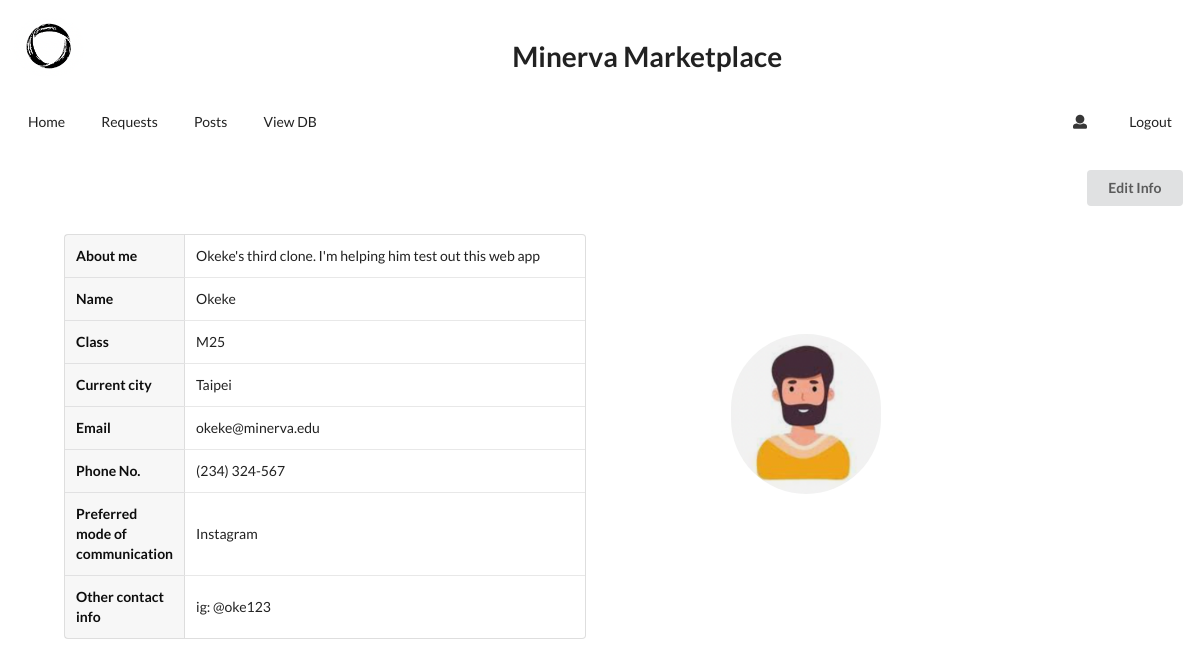
Before: /user_info (signed in) with the older database file.
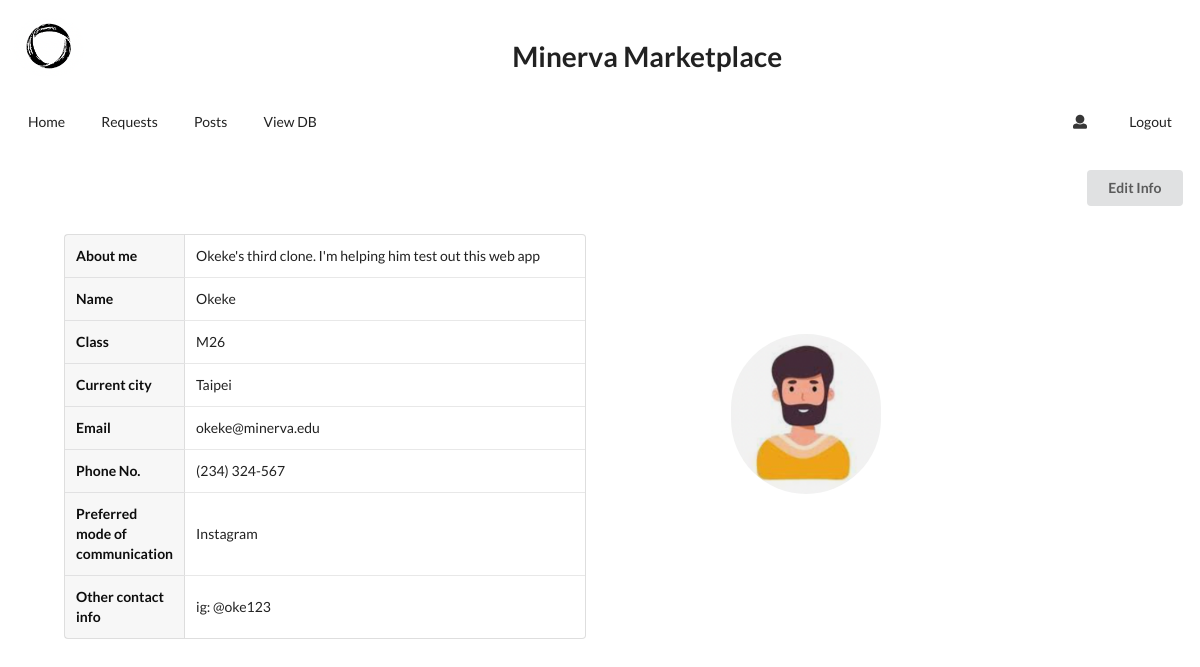
After: the same page with the newer database file.
### app.py (models this page shows, shortened)
class Users(db.Model):
    user_id = db.Column(db.Integer, primary_key = True)
    user_name = db.Column(db.String(100))
    user_email = db.Column(db.String(100))
    user_phone_no = db.Column(db.String(100))
    user_class = db.Column(db.String(100))
    user_about_me = db.Column(db.String(100))
    user_city = db.Column(db.String(100))
    user_pmoc = db.Column(db.String(100))
    user_oci = db.Column(db.String(100))
    user_profile_pic = db.Column(db.String(100))
    password = db.Column(db.String(100))

### app.py (the view)
@app.route("/user_info", methods = ["POST", "GET"])
def user_info():
    if "user_email" in session:
        usr = Users.query.filter_by(user_email = session["user_email"], password = session["password"]).first()
        return render_template("user_info.html", usr=usr)
    else:
        flash("You need to log in!")
        return redirect(url_for("login"))

### templates/user_info.html (shortened to what this page needs)
{% extends "base.html" %}
{% block body %}
    <div class="ui right aligned basic segment">
        <a href="{{ url_for('create_user') }}">
            <button class="ui button">Edit Info</button>
        </a>
    </div>
    <div class="ui grid" style="margin-left: 50px; margin-right: 50px;">
        <div class="eight wide column">
            <table class="ui definition table">
                <tbody>
                    <tr>
                        <td class="three wide column">About me</td>
                        <td>{{usr.user_about_me}}</td>
                    </tr>
                    <tr>
                        <td>Name</td>
                        <td>{{usr.user_name}}</td>
                    </tr>
                    <tr>
                        <td>Class</td>
                        <td>{{usr.user_class}}</td>
                    </tr>
                    <tr>
                        <td>Current city</td>
                        <td>{{usr.user_city}}</td>
                    </tr>
                    <tr>
                        <td>Email</td>
                        <td>{{usr.user_email}}</td>
                    </tr>
                    <tr>
                        <td>Phone No.</td>
                        <td>{{usr.user_phone_no}}</td>
                    </tr>
                    <tr>
                        <td>Preferred mode of communication</td>
                        <td>{{usr.user_pmoc}}</td>
                    </tr>
                    <tr>
                        <td>Other contact info</td>
                        <td>{{usr.user_oci}}</td>
                    </tr>
                </tbody>
            </table>
        </div>
        <div class="six wide column">
            <img class="ui circular small centered image" src="/static/male_avatar.png" style="margin-top: 100px; margin-bottom: 5px;">
        </div>
    </div>
{% endblock %}

### templates/base.html (shortened to what this page needs)
<!doctype html>
<html>
    <head>
        <link rel="stylesheet" href="https://cdn.jsdelivr.net/npm/semantic-ui@2.4.2/dist/semantic.min.css">
    </head>
    <body>
		<div class="ui basic segment">
			<h1 class="ui left floated header">
				<img class="ui circular image" src="/static/minerva_logo.png">
			</h1>
			<h1 class="ui center aligned header">
				<div class="content">
					Minerva Marketplace
				</div>
			</h1>
		</div>
        <div class="ui secondary  menu" style="margin-top: 10px; margin-left: 10px; margin-right: 10px;">
			<a class="item" href="/all_items">Home</a>
			<a class="item" href="/my_items_reqs">Requests</a>
			<a class="item" href="/my_items_post">Posts</a>
			<a class="item" href="/show_db">View DB</a>
				<a class="ui item" href="/user_info"><i class="user icon"></i></a>
				<a class="ui item" href="/logout">Logout</a>
        	</div>
        {% block body %}{% endblock %}
    </body>
</html>

Changed rows visible on the page:
changed Users "Okeke's third clone. I'm helping him test out this web app": user_class "M25" → "M26"
